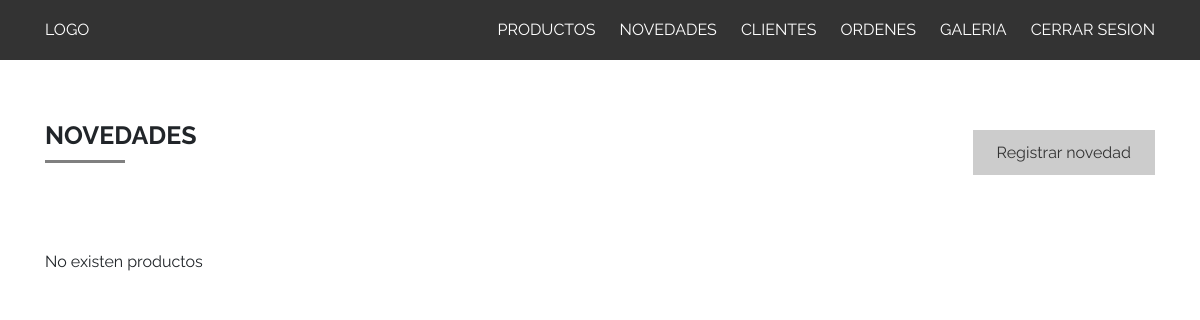
Before: /app/admin/novedades.php with the older database file.
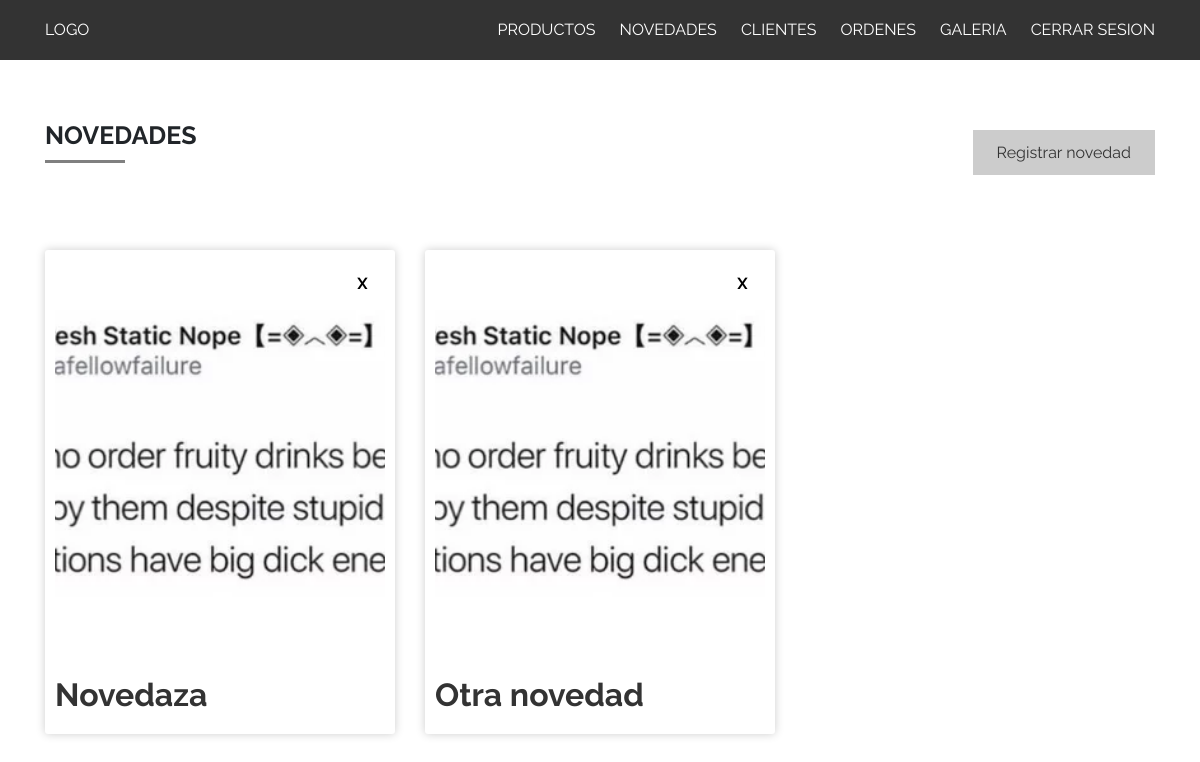
After: the same page with the newer database file.
### tables this page shows
CREATE TABLE `novedades` (
  `id` int(11) NOT NULL,
  `titulo` text,
  `subtitulo` text,
  `descripcion` text,
  `imagen` text
);

### app/admin/estructura/funciones.php (called while the page is built, shortened)
<?php
  function get_archivo( $tipo ){
    $bd = mysqli_connect("db","root","root", "main");
    $sql = "SELECT * FROM $tipo";
    $result = $bd->query($sql);
    return $result;
  }
?>

### app/admin/novedades.php (the view, shortened to what this page needs)
<?php
  include('estructura/cabecera.php');
?>
<main class="admin-page registrar-producto-page">
  <div class="container">
    <div class="cabecera cabecera-productos row">
      <div class="col-12 col-md-6">
        <h1> Novedades </h1>
      </div>
      <div class="col-12 col-md-6 alinear-derecha alinear-derecha--nosm">
        <a  href="/admin/registrar_novedad.php" class="boton"> Registrar novedad </a>
      </div>
    </div>
    <section class="archive-productos">
      <div class="row">
        <?php
          $result = get_archivo("novedades");
          if ($result->num_rows > 0) :
            while($novedad = $result->fetch_assoc()) :
        ?>
          <div class="col-12 col-sm-6 col-lg-4">
            <article class="tarjeta tarjeta-producto">
              <a class="link-producto"
                  href="/admin/editar-novedad.php?id=<?php echo $novedad['id'] ?>">
                  <div class="imagen"
                  style="background-image:url(../<?php echo $novedad['imagen'] ?>)"></div>
                <h2>
                  <?php echo $novedad['titulo']; ?>
                </h2>
              </a>
              <a class="eliminar" href="/admin/eliminar.php?s=novedades&id=<?php echo $novedad['id'] ?>"> X </a>
            </article>
          </div>
        <?php
            endwhile;
          else :
        ?>
        <div class="col-12">
          <div class="no-resultados">
            No existen productos
          </div>
        </div>
        <?php
          endif;
        ?>
      </div>
    </section>
  </div>
</main>
<?php
  include('estructura/pie.php');
?>

### app/admin/estructura/cabecera.php (shortened to what this page needs)
<?php
  include ('funciones.php');
?>
<!DOCTYPE html>
<html lang="en">
<head>
  <link rel="stylesheet" href="https://stackpath.bootstrapcdn.com/bootstrap/4.3.1/css/bootstrap.min.css">
  <link rel="stylesheet" href="/css/estilos.css">
</head>
<body>
<header class="header-principal">
    <nav class="nav-principal">
      <div class="container contenedor-principal">
        <a href="#" class="logo">
          Logo
        </a>
        <div class="menu-movil">
          <div class="menu__links">
            <a href="/admin/productos.php" class="menu__link">Productos</a>
            <a href="/admin/novedades.php" class="menu__link">Novedades</a>
            <a href="/admin/usuarios.php" class="menu__link"> Clientes </a>
            <a href="/admin/ordenes.php" class="menu__link"> Ordenes </a>
            <a href="/admin/galeria.php" class="menu__link">Galeria</a>
            <a href="/cerrar-sesion.php" class="menu__link">Cerrar Sesion</a>
          </div>
        </div>
      </div>
    </nav>
  </header>
  <div class="menu-spacer"></div>

### app/admin/estructura/pie.php (shortened to what this page needs)
</body>
</html>

### app/css/estilos.css (style rules this page uses)
body, html { height: 100%; width: 100%; }
body { margin: 0; }
* { box-sizing: border-box; font-family: "Raleway"; }
h1 { font-size: 25px; text-transform: uppercase; font-weight: bold; margin-bottom: 1.5em; position: relative; padding-bottom: 0.5em; }
h1:after { content: ""; display: block; width: 80px; height: 3px; background-color: gray; position: absolute; bottom: 0px; left: 0px; }
main { padding: 60px 0px; }
.alinear-derecha { display: block; width: 100%; text-align: right; }
.alinear-derecha *:last-child { margin-right: 0px; }
.boton { appearance: none; -webkit-appearance: none; -o-appearance: none; -moz-appearance: none; background-color: transparent; border: 0px solid transparent; color: #333; display: inline-block; background-color: #ccc; padding: 0.7em 1.5em 0.6em; margin: 10px; }
.tarjeta { position: relative; width: 100%; height: 100%; }
.tarjeta .eliminar { position: absolute; top: 20px; right: 20px; text-align: center; color: black; font-weight: bold; -webkit-border-radius: 50%; -moz-border-radius: 50%; border-radius: 50%; display: block; width: 25px; height: 25px; background-color: white; padding-top: 2px; }
.tarjeta-producto { position: relative; width: 100%; height: 100%; }
.tarjeta-producto .link-producto { padding: 10px 10px 20px; background-color: white; -webkit-border-radius: 3px; -moz-border-radius: 3px; border-radius: 3px; box-shadow: 0px 0px 10px rgba(0, 0, 0, 0.2); display: block; width: 100%; position: relative; color: #333; -webkit-transition: all 0.5s ease; -moz-transition: all 0.5s ease; -o-transition: all 0.5s ease; transition: all 0.5s ease; margin-bottom: 40px; }
.tarjeta-producto .link-producto .imagen { background-position: center center; background-size: cover; background-repeat: no-repeat; width: 100%; padding: 60% 0; }
.tarjeta-producto .link-producto h2, .tarjeta-producto .link-producto span { z-index: 1; margin-bottom: 0px; }
.tarjeta-producto .link-producto h2 { margin-top: 20px; font-weight: bold; }
.cabecera-productos { margin-bottom: 50px; }
a { position: relative; text-decoration: none; color: #000; }
.header-principal { position: fixed; top: 0; left: 0; right: 0; display: block; height: 60px; background-color: #333; z-index: 500; }
.nav-principal { position: relative; display: flex; align-items: center; height: 100%; }
.logo, .menu-movil { position: relative; display: inline-block; text-transform: uppercase; color: white; }
.menu__link { color: white; margin-left: 20px; transition: all 0.5s ease; text-transform: uppercase; -webkit-transition: all 0.5s ease; -moz-transition: all 0.5s ease; -o-transition: all 0.5s ease; transition: all 0.5s ease; padding-bottom: 10px; position: relative; }
.menu__link:after { -webkit-transition: all 0.5s ease; -moz-transition: all 0.5s ease; -o-transition: all 0.5s ease; transition: all 0.5s ease; position: absolute; bottom: 0; width: 100%; left: 50%; transform: translate(-50%, 0%) scale(0); display: block; content: ''; height: 1px; background: #9F7; }
.contenedor-principal { position: relative; display: flex; justify-content: space-between; }
.menu-spacer { height: 60px; }

Changed rows visible on the page:
added novedades: imagen (picture), titulo "Novedaza"
added novedades: imagen (picture), titulo "Otra novedad"
Other visible differences:
text no longer shown: "No existen productos"
